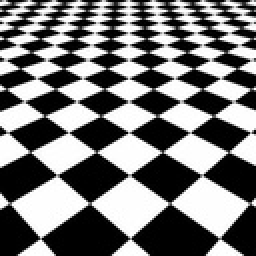
%> input picture checkerboard.jpg, 128 x 128 px, shrunk from 873 x 873 before the run (shown 2 times larger)
$ octave segment_by_segment.m   (GNU Octave 9; MATLAB toolbox functions it lacks are replaced by stand-ins)
%> lines starting %> are read from the running program, lines starting %| are printed output that depends on the picture; in (x1, y1, x2, y2) boxes, pixels count from 0 and x2, y2 are one past the last pixel; in counts of white or black regions, pixels touching at a corner belong together; the program's own positions count from 1
### cc_segm.m
function [thresholded_img, segmented_img, color_segmented_img] = cc_segm(img, conn)
if nargin < 2
    conn = 8;
end
thresholded_img = im2bw(img);
segmented_img = bwlabel(thresholded_img, conn);
segmented_img_back = bwlabel(~thresholded_img, conn);
segmented_img(segmented_img ~= 0) = segmented_img(segmented_img ~= 0) + max(segmented_img_back(:));
segmented_img(segmented_img == 0) = segmented_img_back(segmented_img_back ~= 0);
colors = linspace(0, 1, max(segmented_img(:)) + 2);
colors = colors(2:end-1);
number_of_cc = length(colors);
color_segmented_img = label2rgb(segmented_img, [colors(randperm(number_of_cc))' colors(randperm(number_of_cc))' colors(randperm(number_of_cc))']);
end

### get_saddle_points.m
function saddle_points = get_saddle_points(segmented_img, metric)
rows = size(segmented_img, 1);
cols = size(segmented_img, 2);

% Auxiliary matrix for Euclidean and quasi-Euclidean metrics
if strcmp(metric, 'euclidean') || strcmp(metric, 'quasi-euclidean')
    aux = zeros(rows, cols, 'double');
    aux(end, 1) = 1;
    aux = bwdist(aux, metric);
    % figure; imshow(imnorm(aux));
end

saddle_points = zeros(rows, cols, 'logical');
segments = unique(segmented_img);
for s=1:length(segments)
    segment = segments(s);
    % segment = 255 means that the segment is the image background and
    % therefore it should not be considered
    if segment ~= 255
        img_segment = segmented_img == segment;
%         figure; imshow(img_segment);
        [segment_rows, segment_cols] = find(img_segment);
        min_row = min(segment_rows(:));
        max_row = max(segment_rows(:));
        min_col = min(segment_cols(:));
        max_col = max(segment_cols(:));
        cropped_img_segment = ones(max_row - min_row + 3, max_col - min_col + 3, 'logical');
        cropped_img_segment(2:end-1, 2:end-1) = ~img_segment(min_row:max_row, min_col:max_col);
%         figure; imshow(cropped_img_segment);
%         figure; imshow(imnorm(bwdist(cropped_img_segment, metric)));
        if strcmp(metric, 'euclidean') || strcmp(metric, 'quasi-euclidean')
            saddle_points(min_row:max_row, min_col:max_col) = saddle_points(min_row:max_row, min_col:max_col) + saddle_points_finder(bwdist(cropped_img_segment, metric), metric, aux);
        else
            saddle_points(min_row:max_row, min_col:max_col) = saddle_points(min_row:max_row, min_col:max_col) + saddle_points_finder(bwdist(cropped_img_segment, metric), metric, NaN);
        end
    end
end
end

### saddle_points_finder.m
function segment_saddle_points = saddle_points_finder(transformed_cropped_segmented_img, metric, aux)
rows = size(transformed_cropped_segmented_img, 1);
cols = size(transformed_cropped_segmented_img, 2);
segment_saddle_points = zeros(rows - 2, cols - 2, 'logical');
cnt = 0;
for i=2:rows - 1
    for j=2:cols - 1
        v = transformed_cropped_segmented_img(i, j);
        d = ceil(v);
        if d ~= 0
            fv = get_feature_vector(transformed_cropped_segmented_img(i-d:i+d, j-d:j+d), d, metric, aux);
            if is_a_saddle_point(fv, v)
                segment_saddle_points(i-1, j-1) = 1;
                if mod(cnt, 100) == 0
                    figure; plot(fv); hold on; plot(ones(length(fv), 1) * v); title('row = ' + string(i-1) + ' - col = ' + string(j-1));
                end
            end
        end
        cnt = cnt + 1;
    end
end
end

### imnorm.m
function newim = imnorm(im)
m = min(im(:));
newim = im - m;
M = max(newim(:));
newim = newim / M;
end

### segment_by_segment.m
clear; close all; clc;

% stack = load_stack('C:\Users\antonello\Downloads\Stack\labelled-stack.tif');
% segmented_img = stack(:, :, 1);

img = imread('checkerboard.jpg');
%> img is the input picture: size 128x128x3 uint8; min 0, max 255, mean 120.8
[thresholded_img, segmented_img, color_segmented_img] = cc_segm(img);
%> in cc_segm, `thresholded_img = im2bw(img);`:
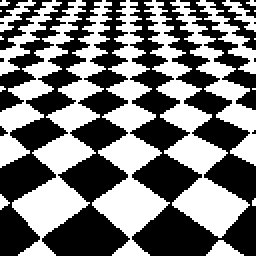
%> thresholded_img: size 128x128 logical (shown 2 times larger); 47.5% white; 20 white regions (9 under 20 px), largest, box (x1, y1, x2, y2) and area: (6, 0, 56, 128) 1778, (46, 0, 85, 128) 1777, (72, 0, 125, 119) 1687
%> in cc_segm, `segmented_img = bwlabel(thresholded_img, conn);`: segmented_img: size 128x128 double; 21 distinct labels, from 0 to 20
%> in cc_segm, `segmented_img_back = bwlabel(~thresholded_img, conn);`:
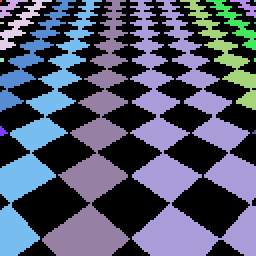
%> segmented_img_back: size 128x128 double (shown 2 times larger); 18 distinct labels, from 0 to 17; one colour per label, 0 black
%> in cc_segm, `segmented_img(segmented_img ~= 0) = segmented_img(segmented_img ~= 0) ..`:
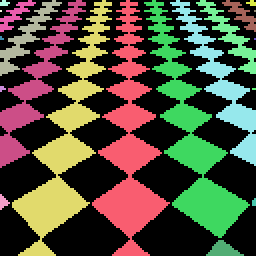
%> segmented_img: size 128x128 double (shown 2 times larger); 21 distinct labels, from 0 to 37; one colour per label, 0 black
%> in cc_segm, `segmented_img(segmented_img == 0) = segmented_img_back(segmented_img_b..`:
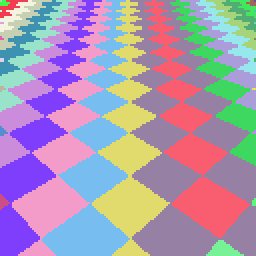
%> segmented_img: size 128x128 double (shown 2 times larger); 37 distinct labels, from 1 to 37; one colour per label, 0 black
%> in cc_segm, `colors = linspace(0, 1, max(segmented_img(:)) + 2);`: colors = 39 values from 0 to 1
%> in cc_segm, `colors = colors(2:end-1);`: colors = 37 values from 0.0263 to 0.974
%> in cc_segm, `color_segmented_img = label2rgb(segmented_img, [colors(randperm(number..`:
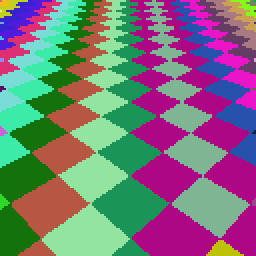
%> color_segmented_img: size 128x128x3 uint8 (shown 2 times larger); mean R, G, B 121.2, 115.7, 121
% figure; imshow(thresholded_img);
% figure; imshow(imnorm(segmented_img));
% figure; imshow(color_segmented_img);

%% Metric choice and identification of all the saddle points of the segmented image
saddle_points = get_saddle_points(segmented_img, 'euclidean');
%> in get_saddle_points, `aux(end, 1) = 1;`: aux: size 128x128 double; values 0 (black) and 1 (white), 0.01% white in thin lines or dots, all inside (x1, y1, x2, y2) = (0, 127, 1, 128)
%> in get_saddle_points, `segments = unique(segmented_img);`: segments = 37 values from 1 to 37
%> the loop in get_saddle_points, `for s=1:length(segments)` made 37 passes
%> (segment_rows, segment_cols, min_row, max_row, min_col, max_col) on passes 1, 5, 7, 14, 15, 16: (1, 1, 1, 1, 1, 1), ([30; 31; 30; 31], [1; 1; 2; 2], 30, 31, 1, 2), ([64; 65; 66; 67; 68; 65; 66; 67; 68; 66; 67; 67], [1; 1; 1; 1; 1; 2; 2; 2; 2; 3; 3; 4], 64, 68, 1, 4), ([67; 66; 67], [127; 128; 128], 66, 67, 127, 128), (1, 128, 1, 1, 128, 128), (12, 128, 12, 12, 128, 128)
%> (min_row, max_row, min_col, max_col) on passes 2, 3, 4, 6, 8, 9: (1, 9, 1, 14), (12, 12, 1, 2), (1, 25, 1, 26), (1, 56, 1, 38), (1, 128, 1, 51), (1, 128, 22, 65)
%> after the loop in get_saddle_points, `for s=1:length(segments)`: img_segment: size 128x128 logical; 0.01% white in thin lines or dots, all inside (x1, y1, x2, y2) = (127, 19, 128, 20)
%> after the loop in get_saddle_points, `for s=1:length(segments)`:
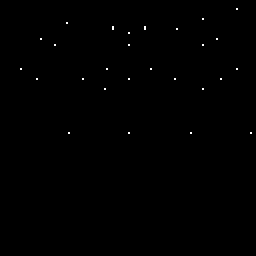
%> saddle_points: size 128x128 logical (shown 2 times larger); 0.18% white in thin lines or dots, all inside (x1, y1, x2, y2) = (10, 4, 126, 67)
%> after the loop in get_saddle_points, `for s=1:length(segments)`: cropped_img_segment = [true true true; true false true; true true true]
%% Plotting the segmented image with all the saddle points
[saddle_points_rows, saddle_points_cols] = find(saddle_points);
%> saddle_points_rows = 29 values from 5 to 67; saddle_points_cols = 29 values from 11 to 126

figure;
imshow(imnorm(segmented_img));
%> in imnorm, `m = min(im(:));`: m = 1
%> in imnorm, `M = max(newim(:));`: M = 36
hold on;
scatter(saddle_points_cols, saddle_points_rows, 'r*');
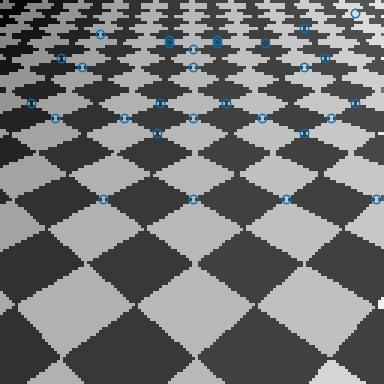
%> figure redrawn from the program's plot data; shown 3 times larger
